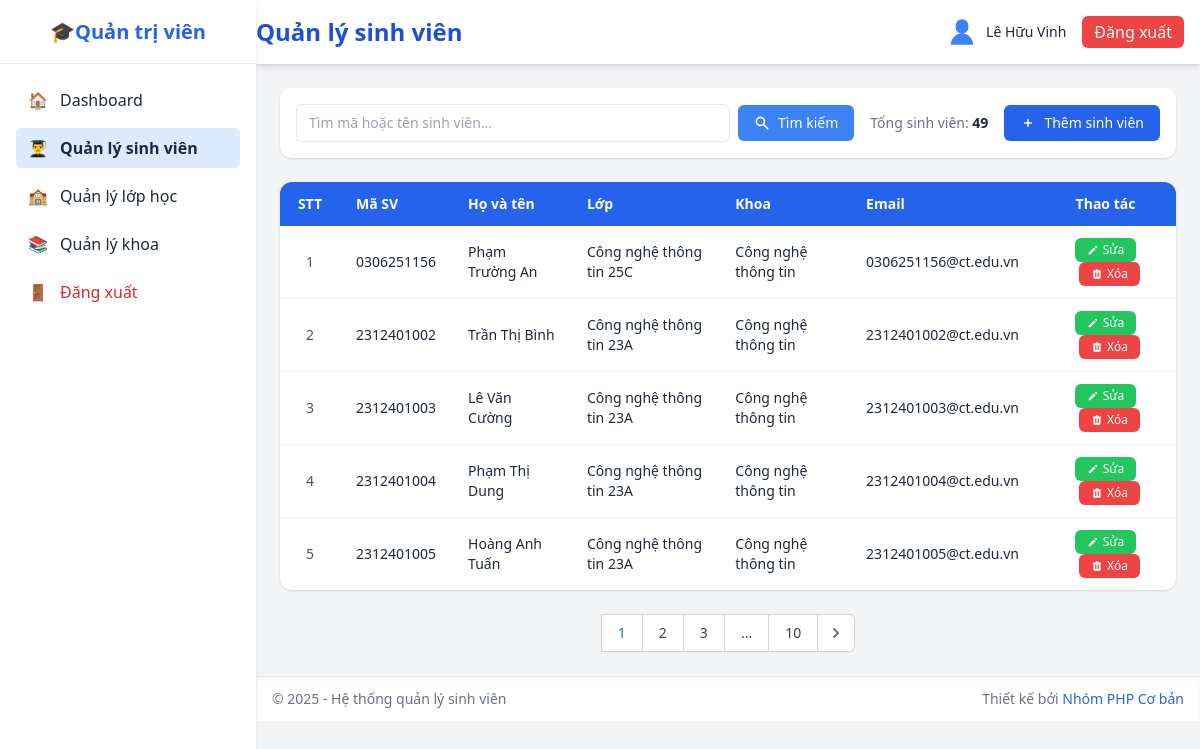
The page /admin/student_list.php (signed in) on the database its author committed.
### tables this page shows
CREATE TABLE `sinh_vien` (
  `mssv` varchar(20) NOT NULL,
  `hoten` varchar(100) NOT NULL,
  `ngaysinh` date DEFAULT NULL,
  `gioitinh` enum('Nam','Nữ','Khác') DEFAULT 'Nam',
  `malop` varchar(20) DEFAULT NULL,
  `makhoa` varchar(20) DEFAULT NULL,
  `email` varchar(100) DEFAULT NULL,
  `sdt` varchar(20) DEFAULT NULL,
  `diachi` varchar(255) DEFAULT NULL,
  `password` varchar(255) NOT NULL,
  `trangthai` enum('Đang học','Tốt nghiệp','Bảo lưu','Đã nghỉ') DEFAULT 'Đang học'
);

CREATE TABLE `lop` (
  `malop` varchar(20) NOT NULL,
  `tenlop` varchar(100) NOT NULL,
  `makhoa` varchar(20) DEFAULT NULL
);

CREATE TABLE `khoa` (
  `makhoa` varchar(20) NOT NULL,
  `tenkhoa` varchar(100) NOT NULL,
  `mota` text DEFAULT NULL
);

### database/pdo.php (called while the page is built, shortened)
<?php
class DB
{
    private static $pdo = null;
    private static function connect_pdo(): \PDO
    {
        $host = DB_HOST;
        $user = DB_USERNAME;
        $pass = DB_PASSWORD;
        $db   = DB_NAME;
        $charset = DB_CHARSET;
        $dsn = "mysql:host={$host};dbname={$db};charset={$charset}";
        try {
            $options = [
                \PDO::ATTR_ERRMODE => \PDO::ERRMODE_EXCEPTION,
                \PDO::ATTR_DEFAULT_FETCH_MODE => \PDO::FETCH_ASSOC,
                \PDO::ATTR_EMULATE_PREPARES => false,
            ];
            return new \PDO($dsn, $user, $pass, $options);
        } catch (\PDOException $e) {
            die('Kết nối PDO thất bại: ' . $e->getMessage());
        }
    }
    private static function init()
    {
        if (self::$pdo === null) {
            self::$pdo = self::connect_pdo();
        }
    }
    public static function getPdo()
    {
        return self::$pdo;
    }
    public static function select(string $sql, array $params = []): array
    {
        $stmt = self::getPdo()->prepare($sql);
        $stmt->execute($params);
        return $stmt->fetchAll();
    }
    public static function selectOne(string $sql, array $params = []): ?array
    {
        $stmt = self::getPdo()->prepare($sql);
        $stmt->execute($params);
        $row = $stmt->fetch();
        return $row === false ? null : $row;
    }
}

### admin/student_list.php (the view, shortened to what this page needs)
<?php
include('../includes/sidebar.php');
include('../includes/header.php');
?>
<?php
$search = trim($_GET['search'] ?? '');
$page = max(1, intval($_GET['page'] ?? 1));
$per_page = 5;
$offset = ($page - 1) * $per_page;
$where = [];
$params = [];
$whereClause = !empty($where) ? 'WHERE ' . implode(' AND ', $where) : '';
$count_query = "
    SELECT COUNT(DISTINCT sv.mssv) as total
    FROM sinh_vien sv
    LEFT JOIN lop l ON sv.malop = l.malop
    LEFT JOIN khoa k ON l.makhoa = k.makhoa
    $whereClause
";
$total = DB::selectOne($count_query, $params)['total'];
$total_pages = ceil($total / $per_page);
?>
<div class="bg-white rounded-xl shadow p-4">
    <div class="flex flex-col sm:flex-row gap-4 items-center justify-between">
        <form method="GET" class="flex items-center gap-2 flex-1">
            <div class="flex-1">
                <input type="text" name="search" value="<?php echo htmlspecialchars($search); ?>"
                    placeholder="Tìm mã hoặc tên sinh viên..."
                    class="w-full px-3 py-2 border rounded-md focus:ring-2 focus:ring-blue-400 outline-none text-sm" />
            </div>
            <button type="submit" class="bg-blue-500 hover:bg-blue-600 text-white px-4 py-2 rounded-md text-sm inline-flex items-center gap-2">
                <svg xmlns="http://www.w3.org/2000/svg" class="h-4 w-4" viewBox="0 0 20 20" fill="currentColor">
                    <path fill-rule="evenodd" d="M8 4a4 4 0 100 8 4 4 0 000-8zM2 8a6 6 0 1110.89 3.476l4.817 4.817a1 1 0 01-1.414 1.414l-4.816-4.816A6 6 0 012 8z" clip-rule="evenodd" />
                </svg>
                Tìm kiếm
            </button>
        </form>
        <div class="flex items-center gap-4">
            <div class="text-gray-500 text-sm whitespace-nowrap">
                Tổng sinh viên: <span class="font-semibold text-gray-800"><?php echo number_format($total); ?></span>
            </div>
            <a href="student_add.php" class="bg-blue-600 hover:bg-blue-700 text-white px-4 py-2 rounded-md text-sm inline-flex items-center gap-2 whitespace-nowrap">
                <svg xmlns="http://www.w3.org/2000/svg" class="h-4 w-4" viewBox="0 0 20 20" fill="currentColor">
                    <path fill-rule="evenodd" d="M10 5a1 1 0 011 1v3h3a1 1 0 110 2h-3v3a1 1 0 11-2 0v-3H6a1 1 0 110-2h3V6a1 1 0 011-1z" clip-rule="evenodd" />
                </svg>
                Thêm sinh viên
            </a>
        </div>
    </div>
</div>
<?php
$query = "
    SELECT
        sv.mssv,
        sv.hoten,
        sv.email,
        sv.sdt,
        sv.gioitinh,
        sv.diachi,
        sv.trangthai,
        l.tenlop,
        k.tenkhoa
    FROM sinh_vien sv
    LEFT JOIN lop l ON sv.malop = l.malop
    LEFT JOIN khoa k ON l.makhoa = k.makhoa
    $whereClause
    LIMIT :limit OFFSET :offset
";
$params['offset'] = $offset;
$params['limit'] = $per_page;
$students = DB::select($query, $params);
?>
<div class="bg-white rounded-xl shadow overflow-x-auto">
    <table class="min-w-full text-sm">
        <thead class="bg-blue-600 text-white">
            <tr>
                <th class="py-3 px-4 text-center" style="width: 60px">STT</th>
                <th class="py-3 px-4 text-left">Mã SV</th>
                <th class="py-3 px-4 text-left">Họ và tên</th>
                <th class="py-3 px-4 text-left">Lớp</th>
                <th class="py-3 px-4 text-left">Khoa</th>
                <th class="py-3 px-4 text-left">Email</th>
                <th class="py-3 px-4 text-center">Thao tác</th>
            </tr>
        </thead>
        <tbody class="divide-y divide-gray-100">
            <?php if (empty($students)): ?>
            <tr>
                <td colspan="7" class="py-4 px-4 text-center text-gray-500">
                    Không tìm thấy sinh viên nào
                    <?php if ($search !== ''): ?>
                        phù hợp với từ khóa "<?php echo htmlspecialchars($search); ?>"
                    <?php endif; ?>
                </td>
            </tr>
            <?php else: ?>
                <?php foreach ($students as $index => $student): ?>
                <tr class="hover:bg-gray-50">
                    <td class="py-3 px-4 text-center text-gray-600">
                        <?php echo $offset + $index + 1; ?>
                    </td>
                    <td class="py-3 px-4"><?php echo htmlspecialchars($student['mssv']); ?></td>
                    <td class="py-3 px-4"><?php echo htmlspecialchars($student['hoten']); ?></td>
                    <td class="py-3 px-4"><?php echo htmlspecialchars($student['tenlop']); ?></td>
                    <td class="py-3 px-4"><?php echo htmlspecialchars($student['tenkhoa']); ?></td>
                    <td class="py-3 px-4"><?php echo htmlspecialchars($student['email']); ?></td>
                    <td class="py-3 px-4 text-center space-x-2">
                        <a href="student_edit.php?mssv=<?php echo urlencode($student['mssv']); ?>"
                           class="bg-green-500 hover:bg-green-600 text-white px-3 py-1 rounded-md text-xs inline-flex items-center gap-1">
                           <svg xmlns="http://www.w3.org/2000/svg" class="h-3 w-3" viewBox="0 0 20 20" fill="currentColor">
                                <path d="M13.586 3.586a2 2 0 112.828 2.828l-.793.793-2.828-2.828.793-.793zM11.379 5.793L3 14.172V17h2.828l8.38-8.379-2.83-2.828z" />
                            </svg>
                            Sửa
                        </a>
                        <a href="student_delete.php?mssv=<?php echo urlencode($student['mssv']); ?>"
                           onclick="return confirm('Bạn có chắc chắn muốn xóa sinh viên này?')"
                           class="bg-red-500 hover:bg-red-600 text-white px-3 py-1 rounded-md text-xs inline-flex items-center gap-1">
                            Xóa
                        </a>
                    </td>
                </tr>
                <?php endforeach; ?>
            <?php endif; ?>
        </tbody>
    </table>
</div>
<?php if ($total_pages > 1): ?>
<div class="mt-6 flex justify-center">
    <nav class="relative z-0 inline-flex rounded-md shadow-sm -space-x-px" aria-label="Phân trang">
        <?php
        $range = 2;
        if ($page > $range + 1): ?>
            <?php endif;
        for ($i = max(1, $page - $range); $i <= min($total_pages, $page + $range); $i++): ?>
            <a href="?page=<?php echo $i; ?><?php echo $search ? '&search=' . urlencode($search) : ''; ?>"
               class="relative inline-flex items-center px-4 py-2 border border-gray-300 bg-white text-sm font-medium <?php echo $i === $page ? 'text-blue-600 bg-blue-50' : 'text-gray-700 hover:bg-gray-50'; ?>">
                <?php echo $i; ?>
            </a>
        <?php endfor;
        if ($page < $total_pages - $range): ?>
            <?php if ($page < $total_pages - $range - 1): ?>
                <span class="relative inline-flex items-center px-4 py-2 border border-gray-300 bg-white text-sm font-medium text-gray-700">
                    ...
                </span>
            <?php endif; ?>
            <a href="?page=<?php echo $total_pages; ?><?php echo $search ? '&search=' . urlencode($search) : ''; ?>"
               class="relative inline-flex items-center px-4 py-2 border border-gray-300 bg-white text-sm font-medium text-gray-700 hover:bg-gray-50">
                <?php echo $total_pages; ?>
            </a>
        <?php endif; ?>
        <?php if ($page < $total_pages): ?>
        <a href="?page=<?php echo $page + 1; ?><?php echo $search ? '&search=' . urlencode($search) : ''; ?>"
           class="relative inline-flex items-center px-2 py-2 rounded-r-md border border-gray-300 bg-white text-sm font-medium text-gray-500 hover:bg-gray-50">
            <svg class="h-5 w-5" xmlns="http://www.w3.org/2000/svg" viewBox="0 0 20 20" fill="currentColor">
                <path fill-rule="evenodd" d="M7.293 14.707a1 1 0 010-1.414L10.586 10 7.293 6.707a1 1 0 011.414-1.414l4 4a1 1 0 010 1.414l-4 4a1 1 0 01-1.414 0z" clip-rule="evenodd" />
            </svg>
        </a>
        <?php endif; ?>
    </nav>
</div>
<?php endif; ?>
<?php include('../includes/footer.php'); ?>

### rows shown on the page
sinh_vien: index "1", mssv "0306251156", hoten "Phạm Trường An", malop.tenlop "Công nghệ thông tin 25C", makhoa.tenkhoa "Công nghệ thông tin", email "0306251156@ct.edu.vn"
sinh_vien: index "2", mssv "2312401002", hoten "Trần Thị Bình", malop.tenlop "Công nghệ thông tin 23A", makhoa.tenkhoa "Công nghệ thông tin", email "2312401002@ct.edu.vn"
sinh_vien: index "3", mssv "2312401003", hoten "Lê Văn Cường", malop.tenlop "Công nghệ thông tin 23A", makhoa.tenkhoa "Công nghệ thông tin", email "2312401003@ct.edu.vn"
sinh_vien: index "4", mssv "2312401004", hoten "Phạm Thị Dung", malop.tenlop "Công nghệ thông tin 23A", makhoa.tenkhoa "Công nghệ thông tin", email "2312401004@ct.edu.vn"
sinh_vien: index "5", mssv "2312401005", hoten "Hoàng Anh Tuấn", malop.tenlop "Công nghệ thông tin 23A", makhoa.tenkhoa "Công nghệ thông tin", email "2312401005@ct.edu.vn"

### other values the page prints
$page_title "Quản lý sinh viên"
$_SESSION['fullname'] "Lê Hữu Vinh"
$total "49"
$total_pages "10"
